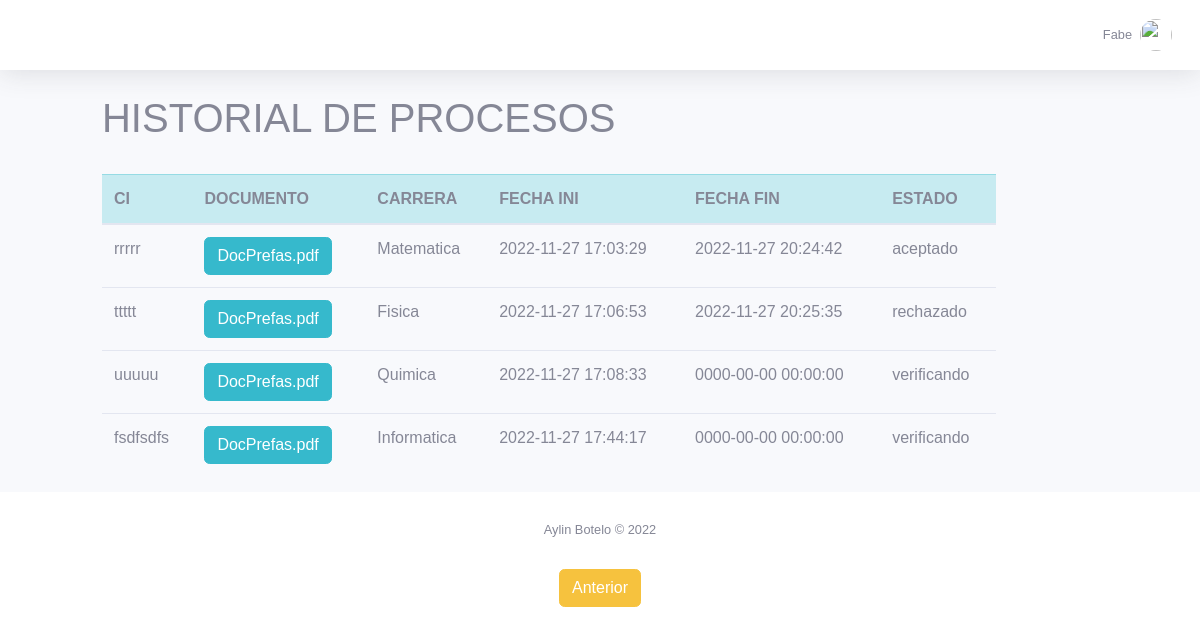
The page /vista/motor.php?flujo=F1&proceso=P3 (signed in) on the database its author committed.
### tables this page shows
CREATE TABLE `proceso_verificacion` (
  `id` int(11) NOT NULL,
  `id_persona` int(11) NOT NULL,
  `ci` varchar(20) NOT NULL,
  `nomDoc` varchar(100) NOT NULL,
  `carrera` varchar(30) NOT NULL,
  `fechaIni` datetime NOT NULL,
  `fechaFin` datetime DEFAULT NULL,
  `estado` varchar(30) NOT NULL
);

### vista/procesos.php (the view, shortened to what this page needs)
<?php
include("../vista/adminVistaGeneral.php")
?>
<div class='row'>
    <div class="col-md-1"></div>
    <div class="col-md-9">
        <h1>HISTORIAL DE PROCESOS</h1>
        <table class='table'>
            <thead class='table-info'>
                <tr>
                    <th scope='col'>CI</th>
                    <th scope='col'>DOCUMENTO</th>
                    <th scope='col'>CARRERA</th>
                    <th scope='col'>FECHA INI</th>
                    <th scope='col'>FECHA FIN</th>
                    <th scope='col'>ESTADO</th>
                </tr>
            </thead>
            <tbody>
                <?php
                include('../modelo/conexion.php');
                $id=$_SESSION['id'];
                $res=$conexion->query("select * from proceso_verificacion where id_persona=$id");
                while($reg=mysqli_fetch_array($res)){
                    echo "<tr>";
                    echo "<td>". $reg['ci']."</td>";
                    echo "<td> <a href = '../controlador/doc/$reg[3]' class='btn btn-info'>". $reg['nomDoc']."</a></td>";
                    echo "<td>". $reg['carrera']."</td>";
                    echo "<td>". $reg['fechaIni']."</td>";
                    echo "<td>". $reg['fechaFin']."</td>";
                    echo "<td>". $reg['estado']."</td>";
                    echo "</tr>";
                }
                ?>
            </tbody>
        </table>
    </div>
    <div class="col-md-2"></div>
    </div>
<?php
require_once "footerDash.php";
?>

### vista/motor.php (shortened to what this page needs)
<!DOCTYPE html>
<html lang="en">
<head>
    <link href="../vendor/fontawesome-free/css/all.min.css" rel="stylesheet" type="text/css">
    <link href="../css/sb-admin-2.css" rel="stylesheet">
    <link href="../css/style.css" rel="stylesheet">
</head>
<?php
include("../modelo/conexion.php");
$flujo=$_GET['flujo'];
$proceso=$_GET['proceso'];
$flujoSql=$conexion->query("select * from flujo where flujo='$flujo' and proceso='$proceso'");
$flujoData=mysqli_fetch_array($flujoSql);
$pantalla=$flujoData['pantalla'];
$flujoSql2=$conexion->query("select * from flujo where flujo='$flujo' and procesoSig='$proceso'");
if(($flujoSql2->num_rows)>0){
    $flujoData2=mysqli_fetch_array($flujoSql2);
    $anterior=$flujoData2['proceso'];
}
include($pantalla)
?>
<center>
<?php
if(isset($anterior)){
?>
    <a href = "../vista/motor.php?flujo=<?php echo $flujo;?>&proceso=<?php echo $anterior;?>" class='btn btn-warning'>Anterior</a>
<?php
}
?>
</center>

### vista/adminVistaGeneral.php (shortened to what this page needs)
<?php
    $nom = $_SESSION['nombre'];
    ?>
<!DOCTYPE html>
<html lang="en">
<head>
    <link href="../vendor/fontawesome-free/css/all.min.css" rel="stylesheet" type="text/css">
    <link href="../css/sb-admin-2.css" rel="stylesheet">
    <link href="../css/style.css" rel="stylesheet">
</head>
<body id="page-top">
    <div id="wrapper">
        <div id="content-wrapper" class="d-flex flex-column">
            <div id="content">
                <nav class="navbar navbar-expand navbar-light bg-white topbar mb-4 static-top shadow">
                    <ul class="navbar-nav ml-auto">
                        <li class="nav-item dropdown no-arrow">
                            <a class="nav-link dropdown-toggle" href="#" id="userDropdown" role="button"
                                data-toggle="dropdown" aria-haspopup="true" aria-expanded="false">
                                <span class="mr-2 d-none d-lg-inline text-gray-600 small"><?php echo $nom; ?></span>
                                <?php echo "<img class='img-profile rounded-circle' src='https://cvinformatica.umsa.bo/pluginfile.php/1/theme_moove/marketing3icon/1662065603/logo_Informatica.png'>";?>
                            </a>
                        </li>
                    </ul>
                </nav>

### vista/footerDash.php (shortened to what this page needs)
            </div>
            <footer class="sticky-footer bg-white">
                <div class="container my-auto">
                    <div class="copyright text-center my-auto">
                        <span>Aylin Botelo &copy; 2022</span>
                    </div>
                </div>
            </footer>
        </div>
    </div>
</body>
</html>

### css/style.css (style rules this page uses)
* { margin: 0 0; padding: 0 0; font-family: Arial, Helvetica, sans-serif; }
.text-center { text-align: center; }
a { color: black; text-decoration: none; }
.navbar { background-color: rgb(106, 206, 137); }

### rows shown on the page
proceso_verificacion: ci "rrrrr", nomDoc "DocPrefas.pdf", carrera "Matematica", fechaIni "2022-11-27 17:03:29", fechaFin "2022-11-27 20:24:42", estado "aceptado"
proceso_verificacion: ci "ttttt", nomDoc "DocPrefas.pdf", carrera "Fisica", fechaIni "2022-11-27 17:06:53", fechaFin "2022-11-27 20:25:35", estado "rechazado"
proceso_verificacion: ci "uuuuu", nomDoc "DocPrefas.pdf", carrera "Quimica", fechaIni "2022-11-27 17:08:33", fechaFin "0000-00-00 00:00:00", estado "verificando"
proceso_verificacion: ci "fsdfsdfs", nomDoc "DocPrefas.pdf", carrera "Informatica", fechaIni "2022-11-27 17:44:17", fechaFin "0000-00-00 00:00:00", estado "verificando"

### other values the page prints
$nom "Fabe"
